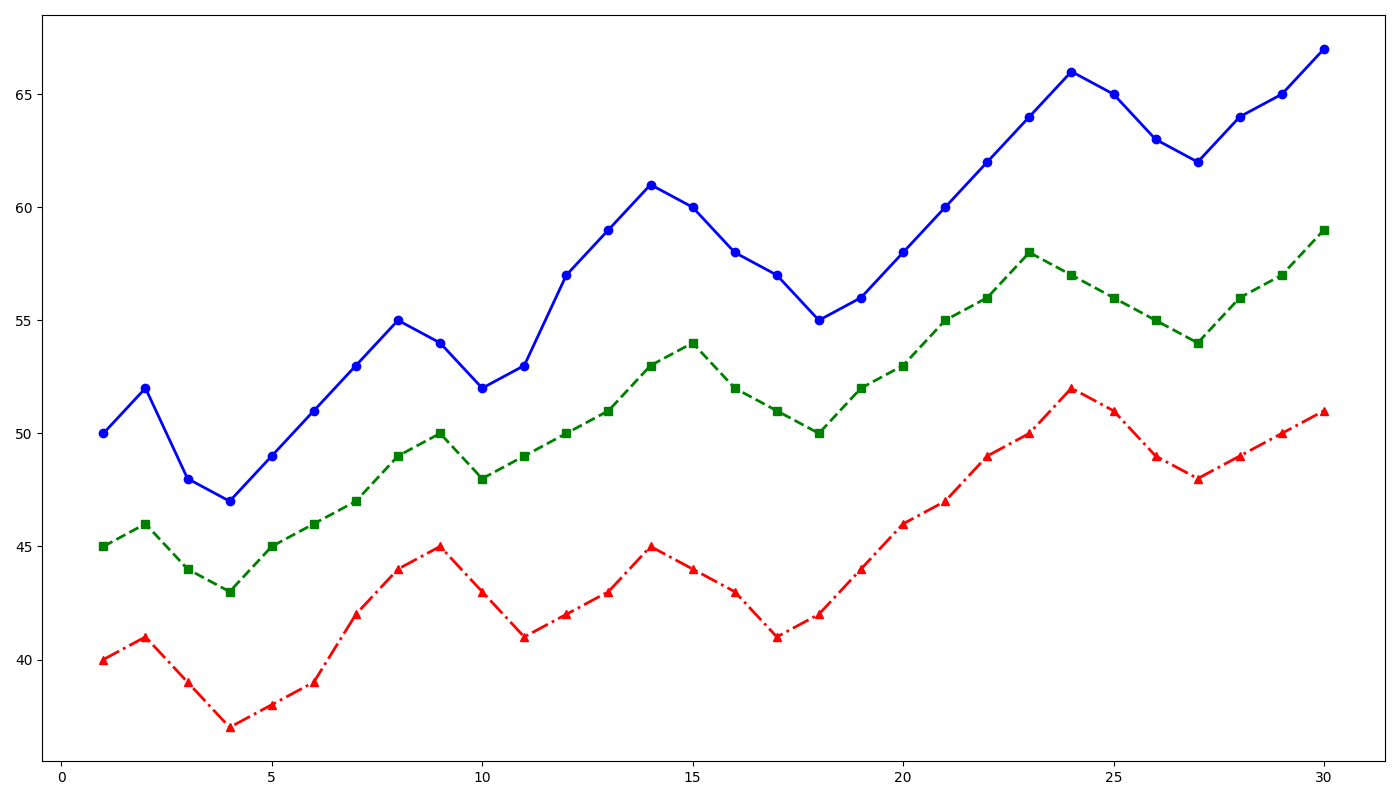

Here is the Python script that generated this plot:
import matplotlib.pyplot as plt
import numpy as np

days = np.arange(1, 31)
panel_A = [50, 52, 48, 47, 49, 51, 53, 55, 54, 52, 53, 57, 59, 61, 60, 58, 57, 55, 56, 58, 60, 62, 64, 66, 65, 63, 62, 64, 65, 67]
panel_B = [45, 46, 44, 43, 45, 46, 47, 49, 50, 48, 49, 50, 51, 53, 54, 52, 51, 50, 52, 53, 55, 56, 58, 57, 56, 55, 54, 56, 57, 59]
panel_C = [40, 41, 39, 37, 38, 39, 42, 44, 45, 43, 41, 42, 43, 45, 44, 43, 41, 42, 44, 46, 47, 49, 50, 52, 51, 49, 48, 49, 50, 51]

fig, ax1 = plt.subplots(figsize=(14, 8))
ax1.plot(days, panel_A, color='blue', marker='o', linestyle='-', linewidth=2)
ax1.plot(days, panel_B, color='green', marker='s', linestyle='--', linewidth=2)
ax1.plot(days, panel_C, color='red', marker='^', linestyle='-.', linewidth=2)

plt.tight_layout()
plt.show()
